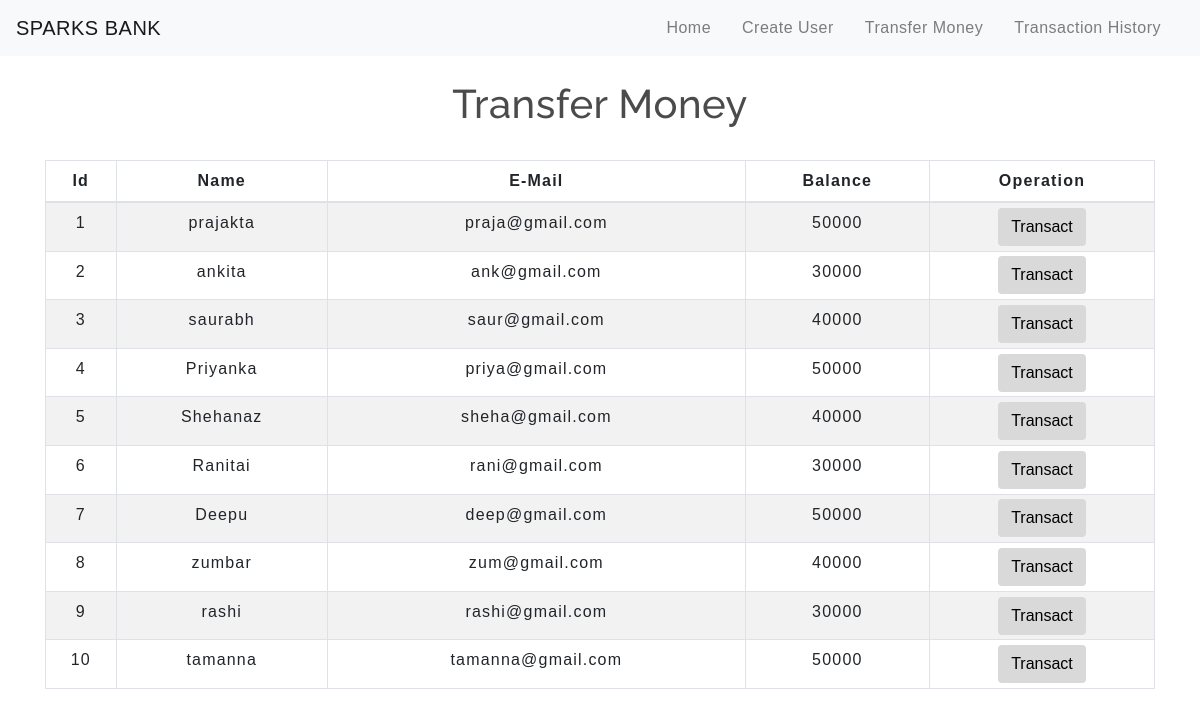
The app's page /transfermoney.php with its own data.
### tables this page shows
CREATE TABLE `users` (
  `id` int(3) NOT NULL,
  `name` text NOT NULL,
  `email` varchar(30) NOT NULL,
  `balance` int(8) NOT NULL
);

### transfermoney.php (the view, shortened to what this page needs)
<!DOCTYPE html>
<html lang="en">
<head>
    <link rel="stylesheet" href="https://maxcdn.bootstrapcdn.com/bootstrap/4.0.0/css/bootstrap.min.css">
    <link rel="stylesheet" type="text/css" href="css/table.css">
    <link rel="stylesheet" type="text/css" href="css/navbar.css">
</head>
<body>
<?php
    include 'config.php';
    $sql = "SELECT * FROM users";
    $result = mysqli_query($conn,$sql);
?>
<?php
  include 'navbar.php';
?>
<div class="container">
        <h2 class="text-center pt-4">Transfer Money</h2>
        <br>
            <div class="row">
                <div class="col">
                    <div class="table-responsive-sm">
                    <table class="table table-hover table-sm table-striped table-condensed table-bordered">
                        <thead>
                            <tr>
                            <th scope="col" class="text-center py-2">Id</th>
                            <th scope="col" class="text-center py-2">Name</th>
                            <th scope="col" class="text-center py-2">E-Mail</th>
                            <th scope="col" class="text-center py-2">Balance</th>
                            <th scope="col" class="text-center py-2">Operation</th>
                            </tr>
                        </thead>
                        <tbody>
                <?php
                    while($rows=mysqli_fetch_assoc($result)){
                ?>
                    <tr>
                        <td class="py-2"><?php echo $rows['id'] ?></td>
                        <td class="py-2"><?php echo $rows['name']?></td>
                        <td class="py-2"><?php echo $rows['email']?></td>
                        <td class="py-2"><?php echo $rows['balance']?></td>
                        <td><a href="selecteduserdetail.php?id= <?php echo $rows['id'] ;?>"> <button type="button" class="btn">Transact</button></a></td>
                    </tr>
                <?php
                    }
                ?>
                        </tbody>
                    </table>
                    </div>
                </div>
            </div>
         </div>
</body>
</html>

### navbar.php (shortened to what this page needs)
<nav class="navbar navbar-expand-md navbar-light bg-light">
<a class="navbar-brand" href="index.php">SPARKS BANK</a>
<div class="collapse navbar-collapse" id="collapsibleNavbar">
      <ul class="navbar-nav ml-auto">
        <li class="nav-item">
          <a class="nav-link" href="index.php">Home</a>
        </li>
        <li class="nav-item">
          <a class="nav-link" href="createuser.php">Create User</a>
        </li>
        <li class="nav-item">
          <a class="nav-link" href="transfermoney.php">Transfer Money</a>
        </li>
        <li class="nav-item">
          <a class="nav-link" href="transactionhistory.php">Transaction History</a>
        </li>
    </div>
 </nav>

### table.css (style rules this page uses)
* { padding: 0; margin: 0; box-sizing: border-box; font-family: sans-serif; }
h2 { font-size: 40px; }
table { letter-spacing: 1.2px; }
td { text-align: center; }
button { border:none; background: #d9d9d9; transition: 1s; }

### navbar.css (style rules this page uses)
.nav-link { margin-right: 15px; color:#2F363F; letter-spacing: 0.5px; transition: 0.5s; }
.navbar-brand { color: #4C4B4B; letter-spacing: 0.5px; }
h2 { color: #4C4B4B; letter-spacing: 0.5px; font-family: raleway; }

### transfermoney.php (style rules this page uses)
button { transition: 1.5s; }

### records on screen
users: id "1", name "prajakta", email "praja@gmail.com", balance "50000"
users: id "2", name "ankita", email "ank@gmail.com", balance "30000"
users: id "3", name "saurabh", email "saur@gmail.com", balance "40000"
users: id "4", name "Priyanka", email "priya@gmail.com", balance "50000"
users: id "5", name "Shehanaz", email "sheha@gmail.com", balance "40000"
users: id "6", name "Ranitai", email "rani@gmail.com", balance "30000"
users: id "7", name "Deepu", email "deep@gmail.com", balance "50000"
users: id "8", name "zumbar", email "zum@gmail.com", balance "40000"
users: id "9", name "rashi", email "rashi@gmail.com", balance "30000"
users: id "10", name "tamanna", email "tamanna@gmail.com", balance "50000"
